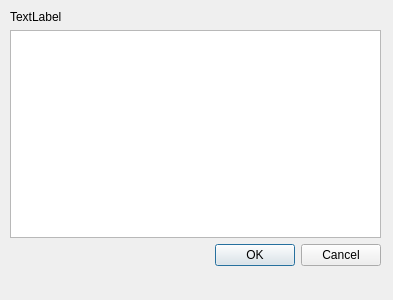
<?xml version="1.0" encoding="UTF-8"?>
<ui version="4.0">
 <class>LayoutDialog</class>
 <widget class="QDialog" name="LayoutDialog">
  <property name="geometry">
   <rect>
    <x>0</x>
    <y>0</y>
    <width>393</width>
    <height>300</height>
   </rect>
  </property>
  <property name="windowTitle">
   <string>Dialog</string>
  </property>
  <widget class="QWidget" name="">
   <property name="geometry">
    <rect>
     <x>10</x>
     <y>10</y>
     <width>371</width>
     <height>256</height>
    </rect>
   </property>
   <layout class="QVBoxLayout" name="verticalLayout">
    <item>
     <widget class="QLabel" name="label">
      <property name="text">
       <string>TextLabel</string>
      </property>
      <property name="buddy">
       <cstring>textEdit</cstring>
      </property>
     </widget>
    </item>
    <item>
     <widget class="QTextEdit" name="textEdit"/>
    </item>
    <item>
     <layout class="QHBoxLayout" name="horizontalLayout">
      <item>
       <spacer name="horizontalSpacer">
        <property name="orientation">
         <enum>Qt::Horizontal</enum>
        </property>
        <property name="sizeHint" stdset="0">
         <size>
          <width>40</width>
          <height>20</height>
         </size>
        </property>
       </spacer>
      </item>
      <item>
       <widget class="QPushButton" name="pushButton">
        <property name="text">
         <string>OK</string>
        </property>
       </widget>
      </item>
      <item>
       <widget class="QPushButton" name="pushButton_2">
        <property name="text">
         <string>Cancel</string>
        </property>
       </widget>
      </item>
     </layout>
    </item>
   </layout>
  </widget>
 </widget>
 <tabstops>
  <tabstop>pushButton</tabstop>
  <tabstop>pushButton_2</tabstop>
  <tabstop>textEdit</tabstop>
 </tabstops>
 <resources/>
 <connections/>
</ui>
